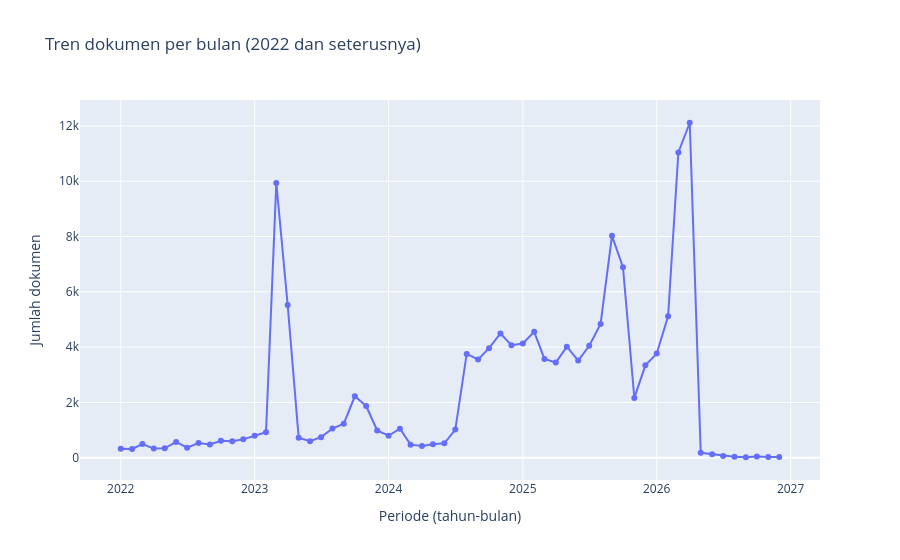

Notebook source saved alongside this figure:
### Code cell
m = duckdb.sql(f"""
    SELECT tahun, bulan, count(*) AS n FROM '{P}'
    WHERE tahun >= 2022 AND bulan IS NOT NULL GROUP BY 1, 2 ORDER BY 1, 2
""").pl()
m = m.with_columns((pl.col("tahun").cast(pl.Utf8) + "-" + pl.col("bulan").cast(pl.Utf8).str.zfill(2)).alias("periode"))
fig2 = px.line(m, x="periode", y="n", markers=True, title="Tren dokumen per bulan (2022 dan seterusnya)")
fig2.update_layout(yaxis_title="Jumlah dokumen", xaxis_title="Periode (tahun-bulan)")
save(fig2, "02_tren_per_bulan")

### Figure 1 — Plotly figure (JSON) as saved in the notebook; plotly's stock layout.template omitted (floating-point values rounded to 4 significant figures)
{"data": [{"hovertemplate": "periode=%{x}<br>n=%{y}<extra></extra>", "legendgroup": "", "line": {"color": "#636efa", "dash": "solid"}, "marker": {"symbol": "circle"}, "mode": "lines+markers", "name": "", "orientation": "v", "showlegend": false, "type": "scatter", "x": ["2022-01", "2022-02", "2022-03", "2022-04", "2022-05", "2022-06", "2022-07", "2022-08", "2022-09", "2022-10", "2022-11", "2022-12", "2023-01", "2023-02", "2023-03", "2023-04", "2023-05", "2023-06", "2023-07", "2023-08", "2023-09", "2023-10", "2023-11", "2023-12", "2024-01", "2024-02", "2024-03", "2024-04", "2024-05", "2024-06", "2024-07", "2024-08", "2024-09", "2024-10", "2024-11", "2024-12", "2025-01", "2025-02", "2025-03", "2025-04", "2025-05", "2025-06", "2025-07", "2025-08", "2025-09", "2025-10", "2025-11", "2025-12", "2026-01", "2026-02", "2026-03", "2026-04", "2026-05", "2026-06", "2026-07", "2026-08", "2026-09", "2026-10", "2026-11", "2026-12"], "xaxis": "x", "y": [330, 321, 497, 332, 342, 574, 365, 532, 483, 614, 598, 667, 796, 921, 9938, 5527, 727, 599, 745, 1055, 1234, 2224, 1873, 990, 797, 1052, 474, 430, 487, 523, 1019, 3755, 3553, 3964, 4493, 4069, 4131, 4553, 3574, 3443, 4015, 3515, 4051, 4839, 8024, 6890, 2165, 3341, 3767, 5114, 11041, 12113, 182, 130, 66, 35, 19, 43, 26, 32], "yaxis": "y"}], "layout": {"legend": {"tracegroupgap": 0}, "title": {"text": "Tren dokumen per bulan (2022 dan seterusnya)"}, "xaxis": {"anchor": "y", "domain": [0, 1], "title": {"text": "Periode (tahun-bulan)"}}, "yaxis": {"anchor": "x", "domain": [0, 1], "title": {"text": "Jumlah dokumen"}}}}
